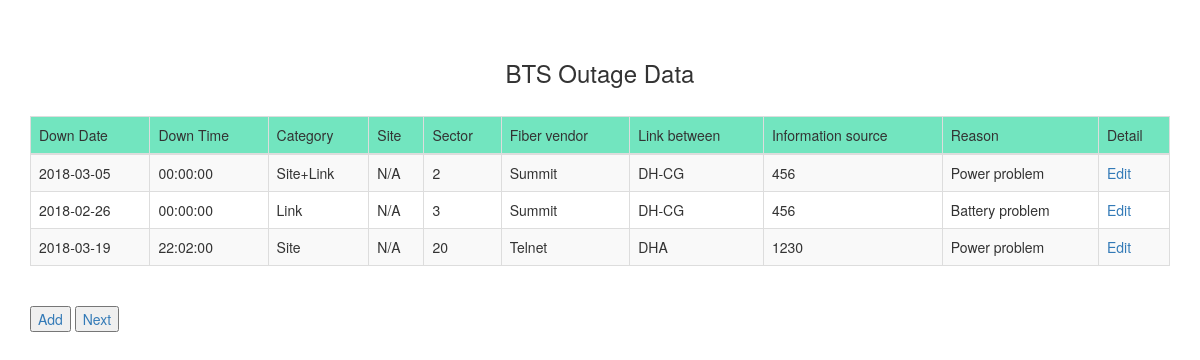
Page /add/down.php on the committed database.
### tables this page shows
CREATE TABLE IF NOT EXISTS `info` (
  `id` int(255) NOT NULL,
  `down_Date` date NOT NULL,
  `down_Time` time NOT NULL,
  `up_Date` date NOT NULL,
  `up_Time` time NOT NULL,
  `category` varchar(255) NOT NULL,
  `site` varchar(255) NOT NULL,
  `sector` varchar(255) NOT NULL,
  `fiber_Vendor` varchar(255) NOT NULL,
  `link_Between` varchar(255) NOT NULL,
  `information_Source` varchar(255) NOT NULL,
  `reason` varchar(255) NOT NULL,
  `specific_reason` varchar(255) NOT NULL,
  `inform_time` time NOT NULL,
  `inform_type` varchar(255) NOT NULL,
  `informed_Vendor` varchar(255) NOT NULL,
  `incident_Time` time NOT NULL,
  `informOfType` varchar(255) NOT NULL,
  `informed_Person` varchar(255) NOT NULL,
  `inform_TimeonResolve` time NOT NULL,
  `Type_Of_inform` varchar(255) NOT NULL,
  `informedToPerson` varchar(255) NOT NULL,
  `noc_DutyEngineer` varchar(255) NOT NULL
);

### add/server.php (called while the page is built, shortened)
<?php
$conn = mysqli_connect('localhost','root','','qubee');
$result = mysqli_query($conn,"select * from info");
?>

### add/down.php (the view, shortened to what this page needs)
<?php include('server.php');
	?>
	 <!DOCTYPE html>
 <html>
      <head>
           <link rel="stylesheet" href="https://maxcdn.bootstrapcdn.com/bootstrap/3.3.6/css/bootstrap.min.css" />
           <link rel="stylesheet" href="https://cdn.datatables.net/1.10.12/css/dataTables.bootstrap.min.css" />
      </head>
      <body>
           <br /><br />
           <div class="container">
                <h3 align="center">BTS Outage Data</h3>
				<br />
                <div class="table-responsive">
                     <table id="BTS_data" class="table table-striped table-bordered">
                          <thead>
                               <tr>
                                    <td bgcolor="#72e5bf">Down Date</td>
                                    <td bgcolor="#72e5bf">Down Time</td>
									<td bgcolor="#72e5bf">Category</td>
                                    <td bgcolor="#72e5bf">Site</td>
                                    <td bgcolor="#72e5bf">Sector</td>
                                    <td bgcolor="#72e5bf">Fiber vendor</td>
                                    <td bgcolor="#72e5bf">Link between</td>
                                    <td bgcolor="#72e5bf">Information source</td>
                                    <td bgcolor="#72e5bf">Reason</td>
                                    <td bgcolor="#72e5bf">Detail</td>
                               </tr>
                          </thead>
				<tbody>
                         <?php
while ($row = mysqli_fetch_array($result)){ ?>
		<tr>
			<td><?php echo $row['down_Date'];?></td>
			<td><?php echo $row['down_Time']; ?></td>
			<td><?php echo $row['category'];?></td>
			<td><?php echo $row['site']; ?></td>
			<td><?php echo $row['sector']; ?></td>
			<td><?php echo $row['fiber_Vendor']; ?></td>
			<td><?php echo $row['link_Between']; ?></td>
			<td><?php echo $row['information_Source']; ?></td>
			<td><?php echo $row['reason']; ?></td>
			<td>
				<a href="index.php?edit=<?php echo $row['id'] ;?>">Edit</a>
			</td>
		</tr>
  <?php
	}
   ?>
</tbody>
</table>
<br>
<a href="index.php"><button class="button">Add</button></a>
<a href="detail.php"><button class="button">Next</button></a>
 </div>
 </div>
</body>
</html>

### rows in the picture
info: down_Date "2018-03-05", down_Time "00:00:00", category "Site+Link", site "N/A", sector "2", fiber_Vendor "Summit", link_Between "DH-CG", information_Source "456", reason "Power problem"
info: down_Date "2018-02-26", down_Time "00:00:00", category "Link", site "N/A", sector "3", fiber_Vendor "Summit", link_Between "DH-CG", information_Source "456", reason "Battery problem"
info: down_Date "2018-03-19", down_Time "22:02:00", category "Site", site "N/A", sector "20", fiber_Vendor "Telnet", link_Between "DHA", information_Source "1230", reason "Power problem"
